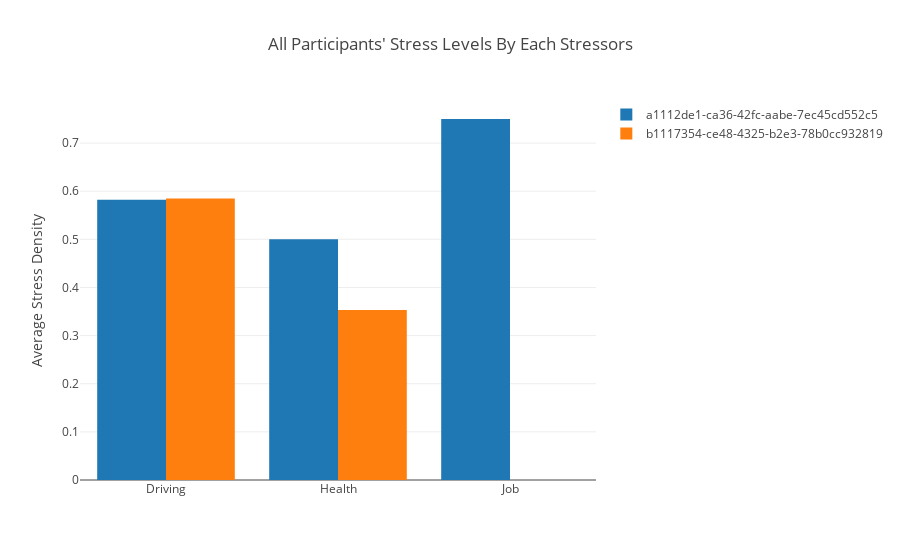

Notebook source saved alongside this figure:
### Markdown cell above
### Bar charts
Sometimes it is best to utilize bar charts to demonstrate the differences between subsets of participants.  In this example, we show the difference in stress events between the two participants in the example data for each of the four major stressor categories.  This chart is interactive using the mouse and controls to explore the data. The legend labels can be enabled/disabled by clicking on them.

### Code cell
stress_stream.plot_stress_bar()

### Figure 1 — Plotly figure (JSON) as saved in the notebook; plotly's stock layout.template omitted (floating-point values rounded to 4 significant figures)
{"data": [{"name": "a1112de1-ca36-42fc-aabe-7ec45cd552c5", "type": "bar", "uid": "e9c07d53-c576-4e3c-b1b6-44ecd1006e6f", "x": ["Driving", "Health", "Job"], "y": [0.582, 0.5, 0.75]}, {"name": "b1117354-ce48-4325-b2e3-78b0cc932819", "type": "bar", "uid": "6b66e3c6-e4d7-4bc8-9144-4c7a96c23a0b", "x": ["Driving", "Health"], "y": [0.585, 0.3533]}], "layout": {"title": {"text": "All Participants' Stress Levels By Each Stressors"}, "yaxis": {"title": {"text": "Average Stress Density"}}}}
